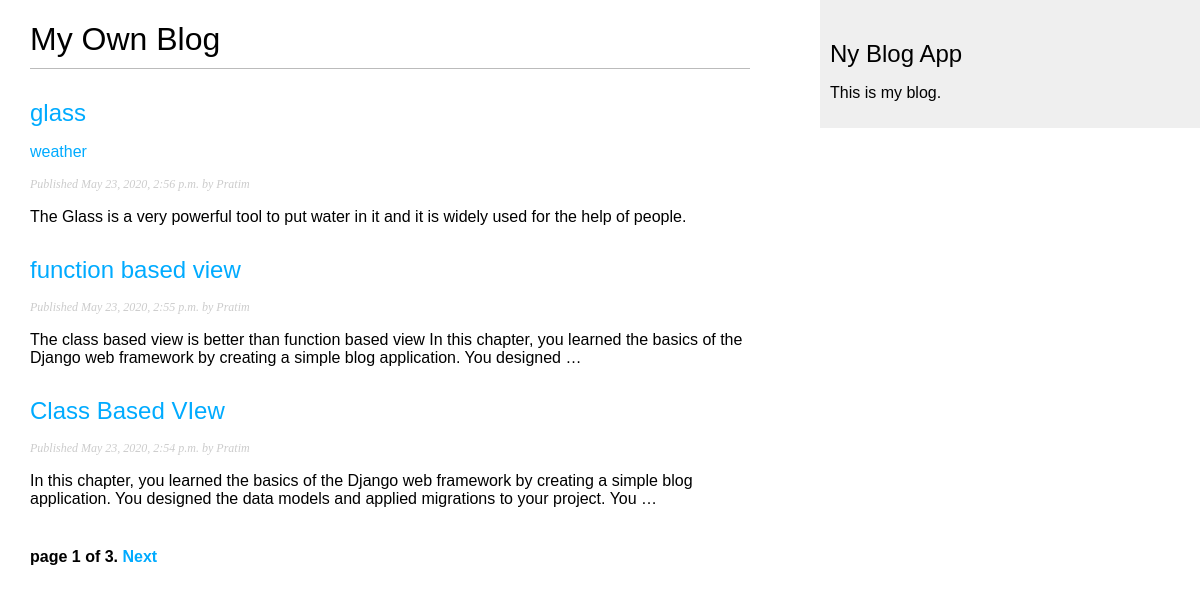
Screenshot of /blog/ with the database file from the repository.
### blog/models.py (models this page shows, shortened)
class Post(models.Model):
    STATUS_CHOICES = (
        ('draft','Draft'),
        ('published','Published'),
    )
    title = models.CharField(max_length=250)
    slug = models.SlugField(unique_for_date='publish',max_length=250)
    author = models.ForeignKey(User,on_delete=models.CASCADE,related_name='blog_posts')
    body = models.TextField()
    publish = models.DateTimeField(default = timezone.now)
    created = models.DateTimeField(auto_now_add=True)
    updated = models.DateTimeField(auto_now=True)
    status = models.CharField(max_length=10,choices=STATUS_CHOICES,default='draft')
    odjects = models.Manager()
    published = PublishedManager()
    tags = TaggableManager()
    def get_absolute_url(self):
        return reverse("blog:post_detail", args=[self.publish.year,self.publish.month,self.publish.day,self.slug])
    class Meta:
        ordering = ('-publish',)

### blog/views.py (the view)
# urls.py: path('',views.post_list, name='post_list'),
def post_list(request, tag_slug=None):
    object_list = Post.published.all()
    tag = None
    if tag_slug:
        tag = get_object_or_404(Tag,slug=tag_slug)
        object_list = object_list.filter(tags__in=[tag])
    paginator = Paginator(object_list,3)
    page = request.GET.get('page')
    try:
        posts = paginator.page(page)
    except PageNotAnInteger:
        posts = paginator.page(1)
    except EmptyPage:
        posts = paginator.page(paginator.num.num_pages)
    return render(request,'blog/post/list.html',{'page':page,'posts':posts,'tag':tag})

### blog/models.py (called while the page is built)
    def get_queryset(self):
        return super(PublishedManager,self).get_queryset().filter(status = 'published')

### blog/templates/blog/post/list.html (shortened to what this page needs)
{% extends "blog/base.html" %}
{% block content %}
    <h1>My Own Blog</h1>
    {% for post in posts %}
        <h2>
            <a href='{{post.get_absolute_url}}'>
                {{post.title}}
            </a>
        </h2>
        <p class="tags">
            {% for tag in post.tags.all %}
            <a href="{% url 'blog:post_list_by_tag' tag.slug %}">
                {{tag.name}}
            </a>
            {% endfor %}
        </p>
        <p class='date'>
            Published {{post.publish}} by {{post.author}}
        </p>
        {{ post.body|truncatewords:30|linebreaks }}
    {% endfor %}
        {% include 'pagination.html' with page=posts %}
{% endblock content %}

### blog/static/css/blog.css (style rules this page uses)
body { margin:0; padding:0; font-family:helvetica, sans-serif; }
a { color:#00abff; text-decoration:none; }
h1 { font-weight:normal; border-bottom:1px solid #bbb; padding:0 0 10px 0; }
h2 { font-weight:normal; margin:30px 0 0; }
p.date { color:#ccc; font-family: georgia, serif; font-size: 12px; font-style: italic; }

### rows the page displays
Post: title "glass", publish "May 23, 2020, 2:56 p.m.", author "Pratim", body "The Glass is a very powerful tool to put water in it and it is widely used for the help of people."
Tag: name "weather"
Post: title "function based view", publish "May 23, 2020, 2:55 p.m.", author "Pratim", body "The class based view is better than function based view In this chapter, you learned the basics of the Django web framework by creating a simple blog application. You designed …"
Post: title "Class Based VIew", publish "May 23, 2020, 2:54 p.m.", author "Pratim", body "In this chapter, you learned the basics of the Django web framework by creating a simple blog application. You designed the data models and applied migrations to your project. You …"

### other values shown
{{ page.number }} "1"
{{ page.paginator.num_pages }} "3"
